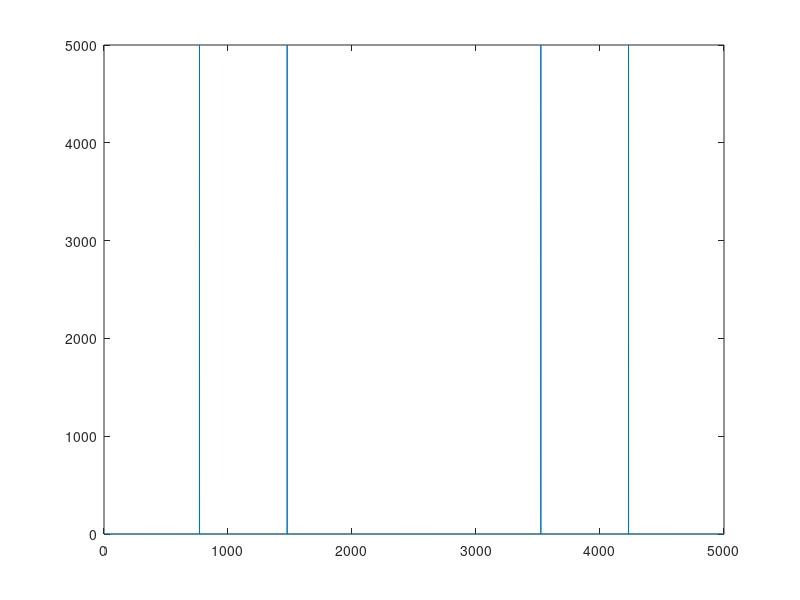

MATLAB code for this plot:
Fs = 5000;
N = 10000;
t = [0:N-1]/Fs;
f = [0:N-1]/N*Fs;

y0 = sin(2*pi*770*t)+sin(2*pi*1477*t);

Y0 = abs(fft(y0));

plot(f, Y0);